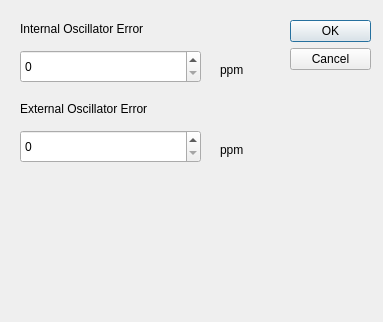
<?xml version="1.0" encoding="UTF-8"?>
<ui version="4.0">
 <class>OptionsDialog</class>
 <widget class="QDialog" name="OptionsDialog">
  <property name="geometry">
   <rect>
    <x>0</x>
    <y>0</y>
    <width>383</width>
    <height>322</height>
   </rect>
  </property>
  <property name="windowTitle">
   <string>Dialog</string>
  </property>
  <widget class="QDialogButtonBox" name="buttonBox">
   <property name="geometry">
    <rect>
     <x>290</x>
     <y>20</y>
     <width>81</width>
     <height>241</height>
    </rect>
   </property>
   <property name="orientation">
    <enum>Qt::Vertical</enum>
   </property>
   <property name="standardButtons">
    <set>QDialogButtonBox::Cancel|QDialogButtonBox::Ok</set>
   </property>
  </widget>
  <widget class="QLabel" name="label">
   <property name="geometry">
    <rect>
     <x>20</x>
     <y>20</y>
     <width>211</width>
     <height>17</height>
    </rect>
   </property>
   <property name="text">
    <string>Internal Oscillator Error</string>
   </property>
  </widget>
  <widget class="QSpinBox" name="internalOscillatorError">
   <property name="geometry">
    <rect>
     <x>20</x>
     <y>50</y>
     <width>181</width>
     <height>33</height>
    </rect>
   </property>
   <property name="maximum">
    <number>1000000</number>
   </property>
  </widget>
  <widget class="QLabel" name="label_2">
   <property name="geometry">
    <rect>
     <x>220</x>
     <y>60</y>
     <width>51</width>
     <height>20</height>
    </rect>
   </property>
   <property name="text">
    <string>ppm</string>
   </property>
  </widget>
  <widget class="QSpinBox" name="externalOscillatorError">
   <property name="geometry">
    <rect>
     <x>20</x>
     <y>130</y>
     <width>181</width>
     <height>33</height>
    </rect>
   </property>
   <property name="maximum">
    <number>1000000</number>
   </property>
  </widget>
  <widget class="QLabel" name="label_3">
   <property name="geometry">
    <rect>
     <x>20</x>
     <y>100</y>
     <width>211</width>
     <height>17</height>
    </rect>
   </property>
   <property name="text">
    <string>External Oscillator Error</string>
   </property>
  </widget>
  <widget class="QLabel" name="label_4">
   <property name="geometry">
    <rect>
     <x>220</x>
     <y>140</y>
     <width>51</width>
     <height>20</height>
    </rect>
   </property>
   <property name="text">
    <string>ppm</string>
   </property>
  </widget>
 </widget>
 <resources/>
 <connections>
  <connection>
   <sender>buttonBox</sender>
   <signal>accepted()</signal>
   <receiver>OptionsDialog</receiver>
   <slot>accept()</slot>
   <hints>
    <hint type="sourcelabel">
     <x>248</x>
     <y>254</y>
    </hint>
    <hint type="destinationlabel">
     <x>157</x>
     <y>274</y>
    </hint>
   </hints>
  </connection>
  <connection>
   <sender>buttonBox</sender>
   <signal>rejected()</signal>
   <receiver>OptionsDialog</receiver>
   <slot>reject()</slot>
   <hints>
    <hint type="sourcelabel">
     <x>316</x>
     <y>260</y>
    </hint>
    <hint type="destinationlabel">
     <x>286</x>
     <y>274</y>
    </hint>
   </hints>
  </connection>
 </connections>
</ui>
